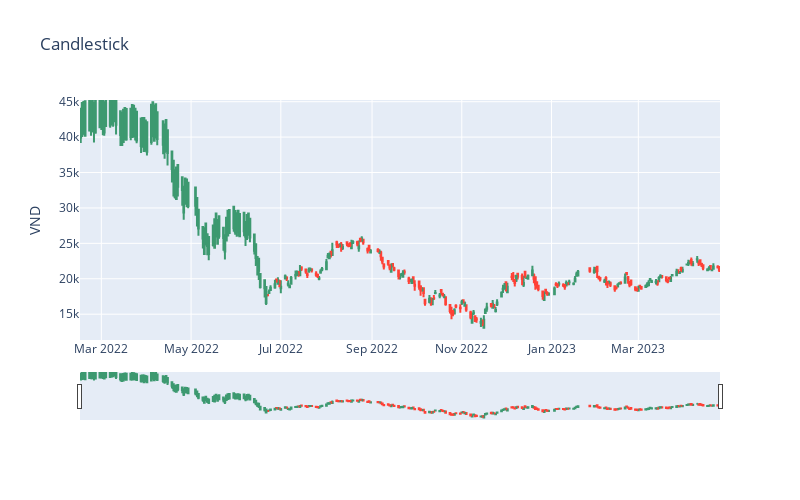

Write notebook code for a chart like this one.
### Code cell
#fig=make_subplots(specs=[[{"secondary_y":True}]])
fig = go.Figure(go.Candlestick(x=df_ssi['NGÀY'],open=df_ssi['MỞ'],high=df_ssi['CAO'],low=df_ssi['THẤP'],close=df_ssi['GIÁ_TB']))
#fig.add_trace(go.Scatter(x=ds_df['Date'],y=ds_df['Close'],mode='lines',name='Close'))
fig.update_layout(title='Candlestick', yaxis_title='VND',width=800,height=500,)
fig.update_yaxes()
fig.show()

### Figure 1 — Plotly figure (JSON) as saved in the notebook; plotly's stock layout.template omitted (floating-point values rounded to 4 significant figures; data arrays with more than 128 entries replaced by an {"elided": "..."} marker saying what was removed)
{"data": [{"close": {"elided": "300 float values"}, "high": {"elided": "300 float values"}, "low": {"elided": "300 float values"}, "open": {"elided": "300 float values"}, "type": "candlestick", "x": {"elided": "300 str values"}}], "layout": {"height": 500, "title": {"text": "Candlestick"}, "width": 800, "yaxis": {"title": {"text": "VND"}}}}
